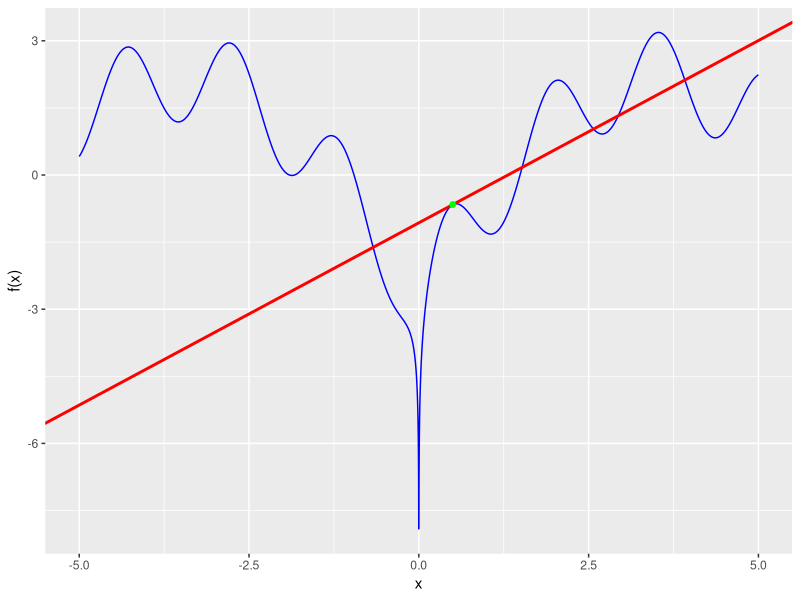

Here is the R script that generated this plot:
## ---- chunk 1
library(numDeriv)
library(ggplot2)

input     <- list(f      = "log(abs(x))+sin(4*x)-cos(x)",
                  rangeX = c(-5, 5)                     ,
                  d      = 0.5                           )

f         <- function(x) { eval(parse(text = input$f )) } # convert input from string to function
x1        <- input$d
y1        <- f(x1)              # the value of f(x) at x=x1
slope     <- grad(f, x1)        # the derivative of f at x1
intercept <- y1 - slope*x1      # the intercept of the slope line
## ---- chunk 2
ggplot(data.frame(x=c(input$rangeX[1], input$rangeX[2])), aes(x)) + 
	ylab("f(x)") +
	stat_function(fun = f, n = 5000, color = "blue") + 
	geom_abline(intercept = intercept, slope = slope , color = "red", lwd = 1) +
	geom_point (x = x1, y = y1, color = "green")

